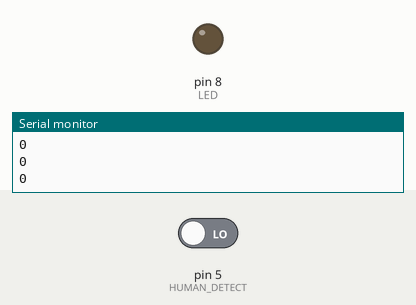
Recording of a sketch running on a simulated Arduino Uno, built with avr-gcc and run on an emulated ATmega328P. On the bench: output pins drawn as LEDs (lit = HIGH), the last lines printed to the serial monitor. The test bench sets the inputs (shaded band); at power-on: pin 5 (HUMAN_DETECT) LOW.

Above: at 1.2 s.
1.3 s: pin 5 (HUMAN_DETECT) driven HIGH
At 2.5 s:
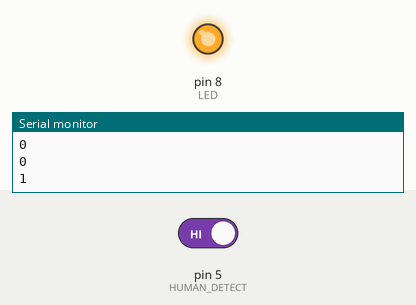
Timing chart, 0 to 4.3 s (numbered marks = the images above; inputs shaded):
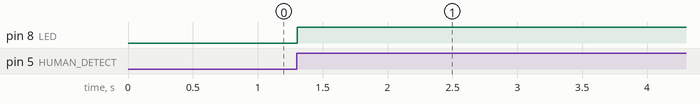

Measured:
- after the input at 1.3 s, pin 8 (LED): LOW → HIGH at once

The sketch:

detect.ino
```cpp
#define HUMAN_DETECT 5
#define LED 8


void setup() {
  // put your setup code here, to run once:
  Serial.begin(9600);
  pinMode(HUMAN_DETECT, INPUT);
  pinMode(LED, OUTPUT);
}

void loop() {
  // put your main code here, to run repeatedly:
  int humanValue = digitalRead(HUMAN_DETECT);
  Serial.println(humanValue);
  if (humanValue == 1) {
    digitalWrite(LED, HIGH);
    delay(5000);
  } else {
    digitalWrite(LED, LOW);
  }
}
```
